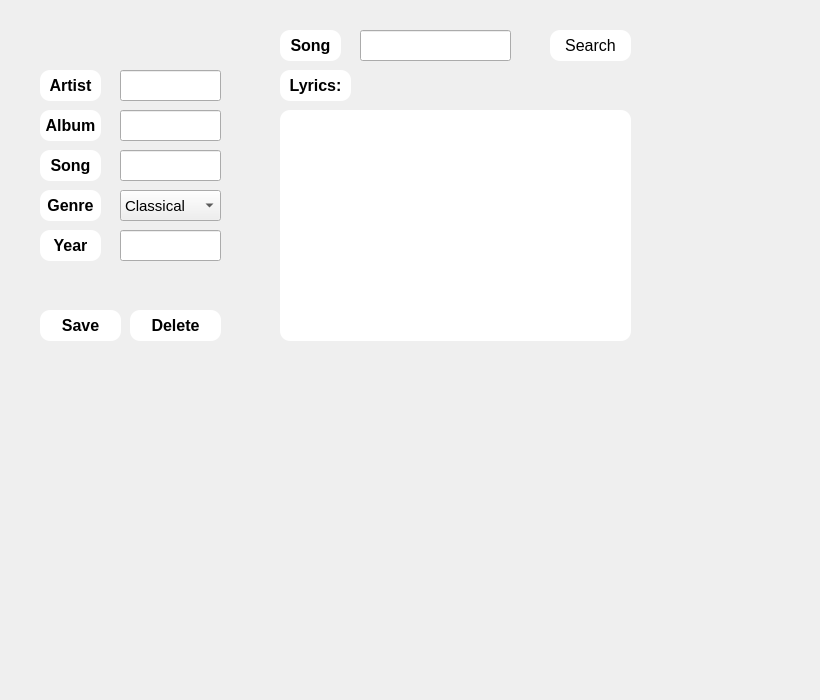
    <widget class="QWidget" name="page_3">
     <attribute name="title">
      <string>Page</string>
     </attribute>
     <widget class="QPlainTextEdit" name="lyrics_2">
      <property name="geometry">
       <rect>
        <x>280</x>
        <y>110</y>
        <width>351</width>
        <height>231</height>
       </rect>
      </property>
      <property name="font">
       <font>
        <pointsize>12</pointsize>
       </font>
      </property>
      <property name="styleSheet">
       <string notr="true">    QPlainTextEdit {
	background-color: rgb(255, 255, 255);
        border-radius: 10px;
        padding: 5px;
    }</string>
      </property>
     </widget>
     <widget class="QPushButton" name="searchB">
      <property name="geometry">
       <rect>
        <x>550</x>
        <y>30</y>
        <width>81</width>
        <height>31</height>
       </rect>
      </property>
      <property name="font">
       <font>
        <pointsize>12</pointsize>
       </font>
      </property>
      <property name="styleSheet">
       <string notr="true">    QPushButton {
	background-color: rgb(255, 255, 255);
        border-radius: 10px;
        padding: 5px;
    }</string>
      </property>
      <property name="text">
       <string>Search</string>
      </property>
     </widget>
     <widget class="QPushButton" name="deleteB">
      <property name="geometry">
       <rect>
        <x>130</x>
        <y>310</y>
        <width>91</width>
        <height>31</height>
       </rect>
      </property>
      <property name="font">
       <font>
        <pointsize>12</pointsize>
        <bold>true</bold>
       </font>
      </property>
      <property name="styleSheet">
       <string notr="true">    QPushButton {
	background-color: rgb(255, 255, 255);
        border-radius: 10px;
        padding: 5px;
    }</string>
      </property>
      <property name="text">
       <string>Delete</string>
      </property>
     </widget>
     <widget class="QLabel" name="label_19">
      <property name="geometry">
       <rect>
        <x>-20</x>
        <y>-130</y>
        <width>811</width>
        <height>691</height>
       </rect>
      </property>
      <property name="text">
       <string/>
      </property>
      <property name="pixmap">
       <pixmap resource="wall/bg.qrc">:/newPrefix/889d0311af25dd85e87efb8f968b1d90.jpg</pixmap>
      </property>
     </widget>
     <widget class="QLabel" name="artist_3">
      <property name="geometry">
       <rect>
        <x>40</x>
        <y>70</y>
        <width>61</width>
        <height>31</height>
       </rect>
      </property>
      <property name="font">
       <font>
        <pointsize>12</pointsize>
        <bold>true</bold>
       </font>
      </property>
      <property name="layoutDirection">
       <enum>Qt::LeftToRight</enum>
      </property>
      <property name="styleSheet">
       <string notr="true">    QLabel {
	background-color: rgb(255, 255, 255);
        border-radius: 10px;
        padding: 5px;
    }</string>
      </property>
      <property name="text">
       <string>Artist</string>
      </property>
      <property name="alignment">
       <set>Qt::AlignCenter</set>
      </property>
     </widget>
     <widget class="QLineEdit" name="input_15">
      <property name="geometry">
       <rect>
        <x>120</x>
        <y>230</y>
        <width>101</width>
        <height>31</height>
       </rect>
      </property>
      <property name="font">
       <font>
        <pointsize>11</pointsize>
       </font>
      </property>
     </widget>
     <widget class="QLabel" name="label_47">
      <property name="geometry">
       <rect>
        <x>40</x>
        <y>230</y>
        <width>61</width>
        <height>31</height>
       </rect>
      </property>
      <property name="font">
       <font>
        <pointsize>12</pointsize>
        <bold>true</bold>
       </font>
      </property>
      <property name="layoutDirection">
       <enum>Qt::LeftToRight</enum>
      </property>
      <property name="styleSheet">
       <string notr="true">    QLabel {
	background-color: rgb(255, 255, 255);
        border-radius: 10px;
        padding: 5px;
    }</string>
      </property>
      <property name="text">
       <string>Year</string>
      </property>
      <property name="alignment">
       <set>Qt::AlignCenter</set>
      </property>
     </widget>
     <widget class="QLabel" name="label_45">
      <property name="geometry">
       <rect>
        <x>40</x>
        <y>110</y>
        <width>61</width>
        <height>31</height>
       </rect>
      </property>
      <property name="font">
       <font>
        <pointsize>12</pointsize>
        <bold>true</bold>
       </font>
      </property>
      <property name="layoutDirection">
       <enum>Qt::LeftToRight</enum>
      </property>
      <property name="styleSheet">
       <string notr="true">    QLabel {
	background-color: rgb(255, 255, 255);
        border-radius: 10px;
        padding: 5px;
    }</string>
      </property>
      <property name="text">
       <string>Album</string>
      </property>
      <property name="alignment">
       <set>Qt::AlignCenter</set>
      </property>
     </widget>
     <widget class="QComboBox" name="comboBox_12">
      <property name="geometry">
       <rect>
        <x>120</x>
        <y>190</y>
        <width>101</width>
        <height>31</height>
       </rect>
      </property>
      <property name="font">
       <font>
        <pointsize>11</pointsize>
        <bold>false</bold>
       </font>
      </property>
      <item>
       <property name="text">
        <string>Classical</string>
       </property>
      </item>
      <item>
       <property name="text">
        <string>Rap</string>
       </property>
      </item>
      <item>
       <property name="text">
        <string>Rock</string>
       </property>
      </item>
      <item>
       <property name="text">
        <string>Metal</string>
       </property>
      </item>
      <item>
       <property name="text">
        <string>Hip-hop</string>
       </property>
      </item>
      <item>
       <property name="text">
        <string>K-pop</string>
       </property>
      </item>
     </widget>
     <widget class="QLineEdit" name="input_17">
      <property name="geometry">
       <rect>
        <x>120</x>
        <y>150</y>
        <width>101</width>
        <height>31</height>
       </rect>
      </property>
      <property name="font">
       <font>
        <pointsize>11</pointsize>
       </font>
      </property>
     </widget>
     <widget class="QLabel" name="label_46">
      <property name="geometry">
       <rect>
        <x>40</x>
        <y>150</y>
        <width>61</width>
        <height>31</height>
       </rect>
      </property>
      <property name="font">
       <font>
        <pointsize>12</pointsize>
        <bold>true</bold>
       </font>
      </property>
      <property name="layoutDirection">
       <enum>Qt::LeftToRight</enum>
      </property>
      <property name="styleSheet">
       <string notr="true">    QLabel {
	background-color: rgb(255, 255, 255);
        border-radius: 10px;
        padding: 5px;
    }</string>
      </property>
      <property name="text">
       <string>Song</string>
      </property>
      <property name="alignment">
       <set>Qt::AlignCenter</set>
      </property>
     </widget>
     <widget class="QLabel" name="label_48">
      <property name="geometry">
       <rect>
        <x>40</x>
        <y>190</y>
        <width>61</width>
        <height>31</height>
       </rect>
      </property>
      <property name="font">
       <font>
        <pointsize>12</pointsize>
        <bold>true</bold>
       </font>
      </property>
      <property name="layoutDirection">
       <enum>Qt::LeftToRight</enum>
      </property>
      <property name="styleSheet">
       <string notr="true">    QLabel {
	background-color: rgb(255, 255, 255);
        border-radius: 10px;
        padding: 5px;
    }</string>
      </property>
      <property name="text">
       <string>Genre</string>
      </property>
      <property name="alignment">
       <set>Qt::AlignCenter</set>
      </property>
     </widget>
     <widget class="QLineEdit" name="input_18">
      <property name="geometry">
       <rect>
        <x>120</x>
        <y>70</y>
        <width>101</width>
        <height>31</height>
       </rect>
      </property>
      <property name="font">
       <font>
        <pointsize>11</pointsize>
       </font>
      </property>
     </widget>
     <widget class="QLineEdit" name="input_16">
      <property name="geometry">
       <rect>
        <x>120</x>
        <y>110</y>
        <width>101</width>
        <height>31</height>
       </rect>
      </property>
      <property name="font">
       <font>
        <pointsize>11</pointsize>
       </font>
      </property>
     </widget>
     <widget class="QLabel" name="label_43">
      <property name="geometry">
       <rect>
        <x>280</x>
        <y>70</y>
        <width>71</width>
        <height>31</height>
       </rect>
      </property>
      <property name="font">
       <font>
        <pointsize>12</pointsize>
        <bold>true</bold>
       </font>
      </property>
      <property name="layoutDirection">
       <enum>Qt::LeftToRight</enum>
      </property>
      <property name="styleSheet">
       <string notr="true">    QLabel {
	background-color: rgb(255, 255, 255);
        border-radius: 10px;
        padding: 5px;
    }</string>
      </property>
      <property name="text">
       <string>Lyrics:</string>
      </property>
      <property name="alignment">
       <set>Qt::AlignCenter</set>
      </property>
     </widget>
     <widget class="QPushButton" name="saveB_3">
      <property name="geometry">
       <rect>
        <x>40</x>
        <y>310</y>
        <width>81</width>
        <height>31</height>
       </rect>
      </property>
      <property name="font">
       <font>
        <pointsize>12</pointsize>
        <bold>true</bold>
       </font>
      </property>
      <property name="styleSheet">
       <string notr="true">    QPushButton {
	background-color: rgb(255, 255, 255);
        border-radius: 10px;
        padding: 5px;
    }</string>
      </property>
      <property name="text">
       <string>Save</string>
      </property>
     </widget>
     <widget class="QLabel" name="label_49">
      <property name="geometry">
       <rect>
        <x>280</x>
        <y>30</y>
        <width>61</width>
        <height>31</height>
       </rect>
      </property>
      <property name="font">
       <font>
        <pointsize>12</pointsize>
        <bold>true</bold>
       </font>
      </property>
      <property name="layoutDirection">
       <enum>Qt::LeftToRight</enum>
      </property>
      <property name="styleSheet">
       <string notr="true">    QLabel {
	background-color: rgb(255, 255, 255);
        border-radius: 10px;
        padding: 5px;
    }</string>
      </property>
      <property name="text">
       <string>Song</string>
      </property>
      <property name="alignment">
       <set>Qt::AlignCenter</set>
      </property>
     </widget>
     <widget class="QLineEdit" name="input_19">
      <property name="geometry">
       <rect>
        <x>360</x>
        <y>30</y>
        <width>151</width>
        <height>31</height>
       </rect>
      </property>
      <property name="font">
       <font>
        <pointsize>11</pointsize>
       </font>
      </property>
     </widget>
     <zorder>label_19</zorder>
     <zorder>lyrics_2</zorder>
     <zorder>searchB</zorder>
     <zorder>deleteB</zorder>
     <zorder>artist_3</zorder>
     <zorder>input_15</zorder>
     <zorder>label_47</zorder>
     <zorder>label_45</zorder>
     <zorder>comboBox_12</zorder>
     <zorder>input_17</zorder>
     <zorder>label_46</zorder>
     <zorder>label_48</zorder>
     <zorder>input_18</zorder>
     <zorder>input_16</zorder>
     <zorder>label_43</zorder>
     <zorder>saveB_3</zorder>
     <zorder>label_49</zorder>
     <zorder>input_19</zorder>
    </widget>
